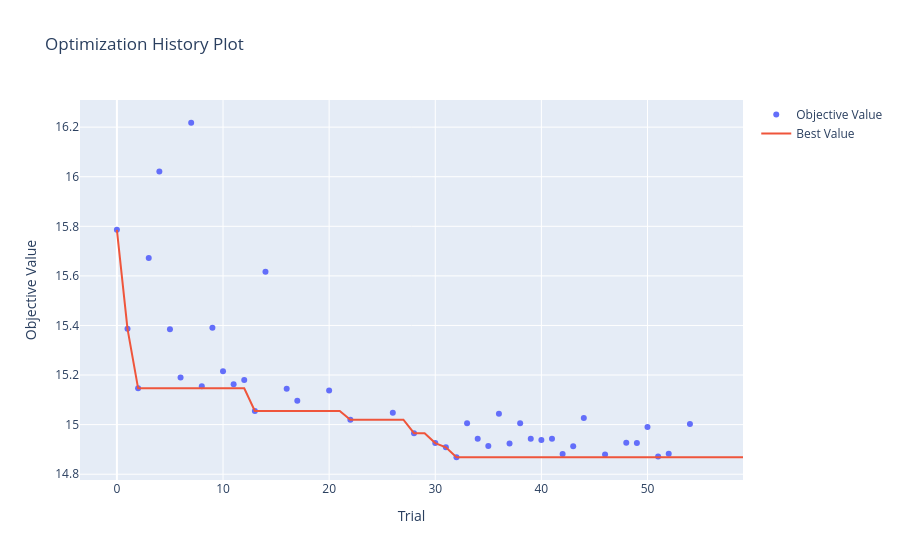
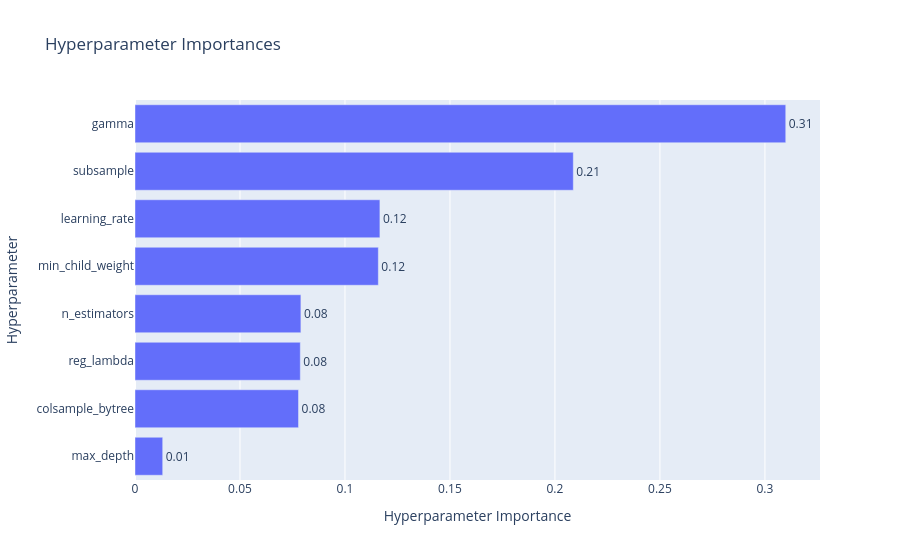
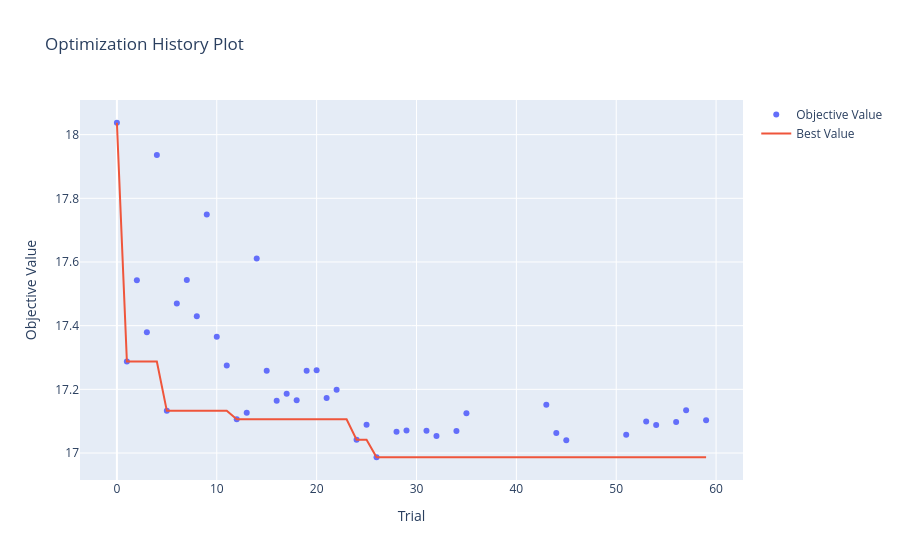
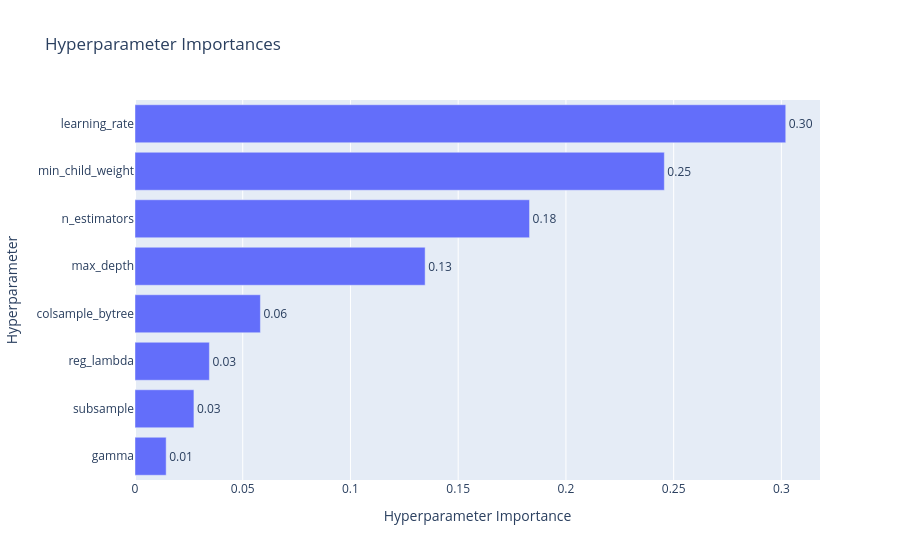

Here is the notebook cell these charts were saved with, in order:
### Code cell
import optuna.visualization as vis

for h in (1, 2, 3):
    s = studies[(h, best_fs[h])]

    fig1 = vis.plot_optimization_history(s)
    fig2 = vis.plot_param_importances(s)

    fig1.show()
    fig2.show()

    fig1.write_html(tn.ART_DIR / f"xgb_h{h}_history.html")
    fig2.write_html(tn.ART_DIR / f"xgb_h{h}_param_importance.html")

### Figure 1 — Plotly figure (JSON) as saved in the notebook; plotly's stock layout.template omitted (floating-point values rounded to 4 significant figures)
{"data": [{"mode": "markers", "name": "Objective Value", "type": "scatter", "x": [0, 1, 2, 3, 4, 5, 6, 7, 8, 9, 10, 11, 12, 13, 14, 16, 17, 20, 22, 26, 28, 30, 31, 32, 33, 34, 35, 36, 37, 38, 39, 40, 41, 42, 43, 44, 46, 48, 49, 50, 51, 52, 54], "y": [15.79, 15.39, 15.15, 15.67, 16.02, 15.38, 15.19, 16.22, 15.15, 15.39, 15.22, 15.16, 15.18, 15.06, 15.62, 15.15, 15.1, 15.14, 15.02, 15.05, 14.97, 14.93, 14.91, 14.87, 15.01, 14.94, 14.91, 15.04, 14.92, 15.01, 14.94, 14.94, 14.94, 14.88, 14.91, 15.03, 14.88, 14.93, 14.93, 14.99, 14.87, 14.88, 15.0]}, {"mode": "lines", "name": "Best Value", "type": "scatter", "x": [0, 1, 2, 3, 4, 5, 6, 7, 8, 9, 10, 11, 12, 13, 14, 15, 16, 17, 18, 19, 20, 21, 22, 23, 24, 25, 26, 27, 28, 29, 30, 31, 32, 33, 34, 35, 36, 37, 38, 39, 40, 41, 42, 43, 44, 45, 46, 47, 48, 49, 50, 51, 52, 53, 54, 55, 56, 57, 58, 59], "y": [15.79, 15.39, 15.15, 15.15, 15.15, 15.15, 15.15, 15.15, 15.15, 15.15, 15.15, 15.15, 15.15, 15.06, 15.06, 15.06, 15.06, 15.06, 15.06, 15.06, 15.06, 15.06, 15.02, 15.02, 15.02, 15.02, 15.02, 15.02, 14.97, 14.97, 14.93, 14.91, 14.87, 14.87, 14.87, 14.87, 14.87, 14.87, 14.87, 14.87, 14.87, 14.87, 14.87, 14.87, 14.87, 14.87, 14.87, 14.87, 14.87, 14.87, 14.87, 14.87, 14.87, 14.87, 14.87, 14.87, 14.87, 14.87, 14.87, 14.87]}, {"marker": {"color": "#cccccc"}, "mode": "markers", "name": "Infeasible Trial", "showlegend": false, "type": "scatter", "x": [], "y": []}], "layout": {"title": {"text": "Optimization History Plot"}, "xaxis": {"title": {"text": "Trial"}}, "yaxis": {"title": {"text": "Objective Value"}}}}

### Figure 2 — Plotly figure (JSON) as saved in the notebook; plotly's stock layout.template omitted (floating-point values rounded to 4 significant figures)
{"data": [{"cliponaxis": false, "hovertemplate": ["max_depth (IntDistribution): 0.013198213190092598<extra></extra>", "colsample_bytree (FloatDistribution): 0.07787642627990583<extra></extra>", "reg_lambda (FloatDistribution): 0.07873209700193652<extra></extra>", "n_estimators (IntDistribution): 0.07900534403850967<extra></extra>", "min_child_weight (FloatDistribution): 0.11588451088094263<extra></extra>", "learning_rate (FloatDistribution): 0.11663790840577597<extra></extra>", "subsample (FloatDistribution): 0.20874837100429894<extra></extra>", "gamma (FloatDistribution): 0.30991712919853787<extra></extra>"], "name": "Objective Value", "orientation": "h", "text": ["0.01", "0.08", "0.08", "0.08", "0.12", "0.12", "0.21", "0.31"], "textposition": "outside", "type": "bar", "x": [0.0132, 0.07788, 0.07873, 0.07901, 0.1159, 0.1166, 0.2087, 0.3099], "y": ["max_depth", "colsample_bytree", "reg_lambda", "n_estimators", "min_child_weight", "learning_rate", "subsample", "gamma"]}], "layout": {"title": {"text": "Hyperparameter Importances"}, "xaxis": {"title": {"text": "Hyperparameter Importance"}}, "yaxis": {"title": {"text": "Hyperparameter"}}}}

### Figure 3 — Plotly figure (JSON) as saved in the notebook; plotly's stock layout.template omitted (floating-point values rounded to 4 significant figures)
{"data": [{"mode": "markers", "name": "Objective Value", "type": "scatter", "x": [0, 1, 2, 3, 4, 5, 6, 7, 8, 9, 10, 11, 12, 13, 14, 15, 16, 17, 18, 19, 20, 21, 22, 24, 25, 26, 28, 29, 31, 32, 34, 35, 43, 44, 45, 51, 53, 54, 56, 57, 59], "y": [18.04, 17.29, 17.54, 17.38, 17.94, 17.13, 17.47, 17.54, 17.43, 17.75, 17.37, 17.28, 17.11, 17.13, 17.61, 17.26, 17.16, 17.19, 17.17, 17.26, 17.26, 17.17, 17.2, 17.04, 17.09, 16.99, 17.07, 17.07, 17.07, 17.05, 17.07, 17.12, 17.15, 17.06, 17.04, 17.06, 17.1, 17.09, 17.1, 17.13, 17.1]}, {"mode": "lines", "name": "Best Value", "type": "scatter", "x": [0, 1, 2, 3, 4, 5, 6, 7, 8, 9, 10, 11, 12, 13, 14, 15, 16, 17, 18, 19, 20, 21, 22, 23, 24, 25, 26, 27, 28, 29, 30, 31, 32, 33, 34, 35, 36, 37, 38, 39, 40, 41, 42, 43, 44, 45, 46, 47, 48, 49, 50, 51, 52, 53, 54, 55, 56, 57, 58, 59], "y": [18.04, 17.29, 17.29, 17.29, 17.29, 17.13, 17.13, 17.13, 17.13, 17.13, 17.13, 17.13, 17.11, 17.11, 17.11, 17.11, 17.11, 17.11, 17.11, 17.11, 17.11, 17.11, 17.11, 17.11, 17.04, 17.04, 16.99, 16.99, 16.99, 16.99, 16.99, 16.99, 16.99, 16.99, 16.99, 16.99, 16.99, 16.99, 16.99, 16.99, 16.99, 16.99, 16.99, 16.99, 16.99, 16.99, 16.99, 16.99, 16.99, 16.99, 16.99, 16.99, 16.99, 16.99, 16.99, 16.99, 16.99, 16.99, 16.99, 16.99]}, {"marker": {"color": "#cccccc"}, "mode": "markers", "name": "Infeasible Trial", "showlegend": false, "type": "scatter", "x": [], "y": []}], "layout": {"title": {"text": "Optimization History Plot"}, "xaxis": {"title": {"text": "Trial"}}, "yaxis": {"title": {"text": "Objective Value"}}}}

### Figure 4 — Plotly figure (JSON) as saved in the notebook; plotly's stock layout.template omitted (floating-point values rounded to 4 significant figures)
{"data": [{"cliponaxis": false, "hovertemplate": ["gamma (FloatDistribution): 0.014463374138067007<extra></extra>", "subsample (FloatDistribution): 0.027348041677348067<extra></extra>", "reg_lambda (FloatDistribution): 0.034526225454615075<extra></extra>", "colsample_bytree (FloatDistribution): 0.05819980088244569<extra></extra>", "max_depth (IntDistribution): 0.13465416472747957<extra></extra>", "n_estimators (IntDistribution): 0.1831100812898861<extra></extra>", "min_child_weight (FloatDistribution): 0.24567537016562013<extra></extra>", "learning_rate (FloatDistribution): 0.3020229416645384<extra></extra>"], "name": "Objective Value", "orientation": "h", "text": ["0.01", "0.03", "0.03", "0.06", "0.13", "0.18", "0.25", "0.30"], "textposition": "outside", "type": "bar", "x": [0.01446, 0.02735, 0.03453, 0.0582, 0.1347, 0.1831, 0.2457, 0.302], "y": ["gamma", "subsample", "reg_lambda", "colsample_bytree", "max_depth", "n_estimators", "min_child_weight", "learning_rate"]}], "layout": {"title": {"text": "Hyperparameter Importances"}, "xaxis": {"title": {"text": "Hyperparameter Importance"}}, "yaxis": {"title": {"text": "Hyperparameter"}}}}
